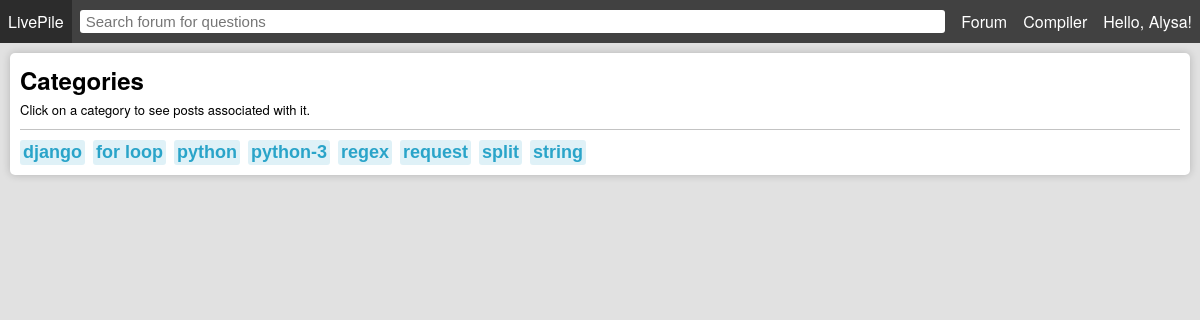
The app's page /tags/ (signed in), older data.
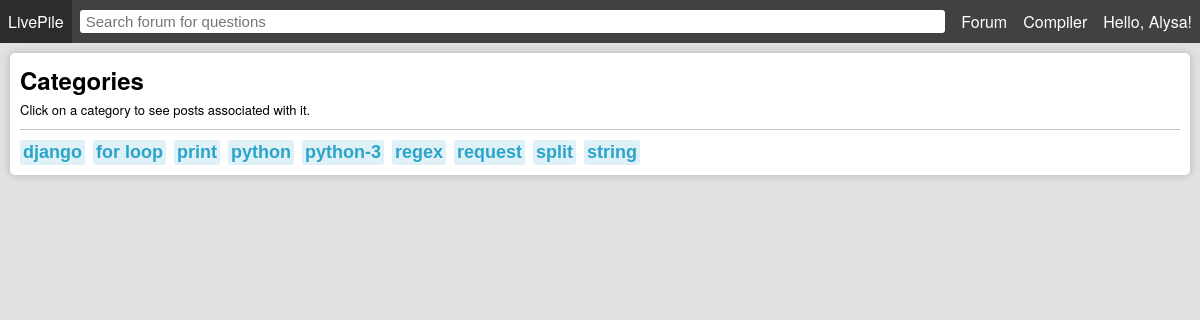
The same page, newer data.
### forum/models.py (models this page shows)
class Tag(models.Model):
    tag = models.CharField(max_length=100)
    def __str__(self):
        return f"{self.tag}"
    class Meta:
        ordering = ('tag',)

### forum/views.py (the view)
# urls.py: path('tags/', views.tags, name='tags'),
def tags(request):
    context = {}
    if request.user.is_authenticated:
        context['my_profile'] = Profile.objects.get(user=request.user)
    tags = Tag.objects.all()
    context['tags'] = tags
    return render(request, 'forum/tags.html', context)

### forum/templates/forum/tags.html (shortened to what this page needs)
{% extends "./index.html" %}
{% block content %}
        <div class="content">
            <div class="box shadow col">
                <h2>Categories</h2>
                <span style="font-size: 13px; margin-top: 3px;">Click on a category to see posts associated with it.</span>
                <div class="divider"></div>
                <div class="row">
                    {% if tags %}
                    {% for tag in tags %}
                    <form class="col" method="post" action="/search/">
                        <input class="tag" style="font-size: 18px; margin-right: 8px;" name="tag" type="submit" value="{{ tag }}" />
                    </form>
                    {% endfor %}
                    {% else %}
                    No tags to show at this time. Create a post with tags to begin!
                    {% endif %}
                </div>
            </div>
        </div>
{% endblock %}

Row changes from the older to the newer data that the page shows:
added Tag: tag "print"
